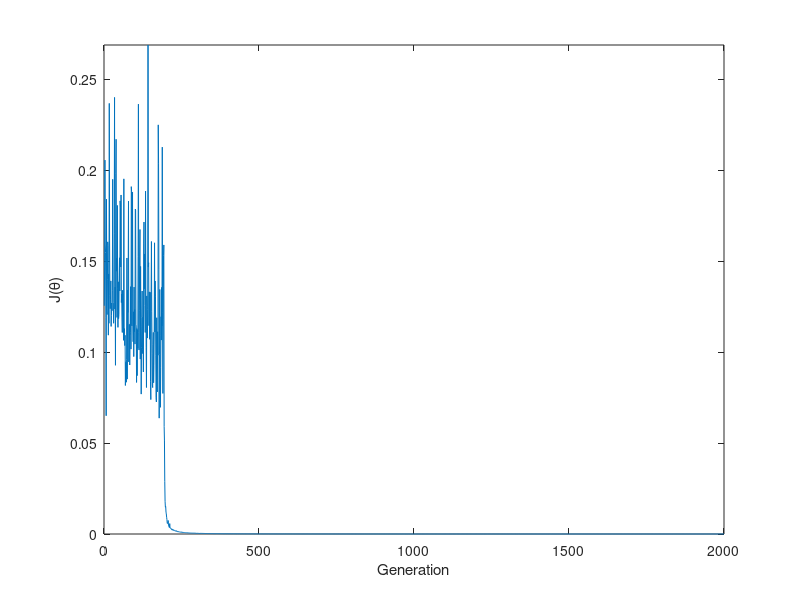

Source code (MATLAB):
% An artificial neural network example using
% regular multi-layer perceptrons.

clear all;
rng(3);

% Learning XOR
% ------------

X = { [0; 0]; 
      [1; 0]; 
      [0; 1]; 
      [1; 1] };
  
Y = { 0;
      1;
      1;
      0 };

assert( numel(X) == numel(Y) );

  
% The "input layer"
% -----------------

% This layer does not exist, since the "outgoing" connection weights
% are encoded as part of the first hidden layer and the "input neurons"
% just act as identities.
  

% The (first and only) hidden layer
% ---------------------------------

N_inputs     = numel(X{1});
N_neurons    = 2;
activation   = @(a) 1./(1+exp(-a)); % logistic function
d_activation = @(a) activation(a).*(1-activation(a));
L{1}         = struct(...
                'theta',  0.05*randn(N_neurons, N_inputs), ...
                'bias',   0.05*randn(N_neurons, 1), ...
                'sigma',  activation, ...
                'dsigma', d_activation ...
                );

            
% The output layer
% ----------------

N_inputs     = size(L{1}.theta, 1); % no. inputs is no. previous outputs
N_neurons    = 1;
activation   = L{1}.sigma;          % using the same activation function
d_activation = L{1}.dsigma;
L{2}         = struct(...
                'theta',  0.05*randn(N_neurons, N_inputs), ...
                'bias',   0.05*randn(N_neurons, 1), ...
                'sigma',  activation, ...
                'dsigma', d_activation ...
                );
            
            
% Test execution of the network
% -----------------------------

disp('Untrained network:');

for i=1:numel(X)     % ... for each training sample ...
    z = X{i};        % The first layer's activation is the network input.

    for j=1:numel(L) % ... for each network layer sample ...
        weights = L{j}.theta;
        bias    = L{j}.bias;
        sigma   = L{j}.sigma;
        
        a = weights * z + bias;
        z = sigma(a);
    end
    
    disp([ '  h( ' mat2str(X{i}) ' ) = ' mat2str(z) ]);
end


% Network training
% ----------------

threshold = 0.003;          % stop iterating when J < threshold
N_epochs = 2e4;             % max. number of training rounds
M_epochs = 2e3;             % min. number of training rounds
eta      = 1.;              % the learning rate
N_layers = numel(L);
J        = zeros(1, N_epochs);

% Flat spot elimination helps Gradient Descent in very flat error
% surface areas by suggesting some (fake) gradient to move along.
fse      = 0.1;             % flat spot elimination amount

for k=1:N_epochs            % ... for each training epoch ...
    
    % prepare space to store all the training activations
    A = cell(N_layers, 1);
    Z = cell(N_layers, 1);
    for j=1:N_layers
        A{j} = nan(1, size(L{j}.theta, 1));
        Z{j} = nan(1, size(L{j}.theta, 1));
    end
    
    % prepare the accumulated delta values
    deltas_theta = cell(N_layers, 1);
    deltas_bias  = cell(N_layers, 1);
    for j=1:N_layers
        deltas_theta{j} = zeros(size(L{j}.theta));
        deltas_bias{j}  = zeros(size(L{j}.bias));
    end
    
    % running batches of 10 (random) examples each
    range = randi(numel(X), 1, 20);
    
    for i=range             % for each selected training sample
        z = X{i};
        for j=1:N_layers
            weights = L{j}.theta;
            bias    = L{j}.bias;
            sigma   = L{j}.sigma;
            
            a = weights * z + bias;                      
            z = sigma( a );
            
            A{j} = a;       % store the activation for later
            Z{j} = z;       % store the output for later
        end

        e    = Y{i} - Z{N_layers};
        J(k) = J(k) + 0.5 * sum( e.^2 );       % cost function to minimize
        
        % prepare the delta values
        delta = cell(N_layers, 1);             % delta for the weights

        % calculate the error delta of the output layer
        % over all trainings examples (using the dot product)
        output_layer      = L{N_layers};
        gradient          = output_layer.dsigma( A{N_layers} ) + fse;
        delta{N_layers}   = e * gradient;

        % accumulate deltas over the complete batch
        layer_input = Z{N_layers-1};
        deltas_theta{N_layers} = ...
            deltas_theta{N_layers} + delta{N_layers} * layer_input';
        deltas_bias{N_layers} = ...
            deltas_bias{N_layers} + delta{N_layers} * 1;

        % calculate the error delta for all hidden layers
        for j=N_layers-1:-1:1
            current_layer = L{j};
            next_layer    = L{j+1};
            
            % the inputs in the following neurons are affected through
            % our activation function; we thus use its gradient to
            % determine the influence on the error created by each
            % connection weights to connected units.
            delta_k    = delta{j+1};
            theta_k    = next_layer.theta;
            gradient   = current_layer.dsigma( A{j} ) + fse;
            
            delta{j}   = (theta_k'  * delta_k) .* gradient;
            
            % accumulate deltas over the complete batch
            layer_input = X{i};
            if j > 1
                layer_input = Z{j-1};
            end
            deltas_theta{j} = deltas_theta{j} + delta{j} * layer_input';
            deltas_bias{j}  = deltas_bias{j}  + delta{j} * 1;
        end
        
    end % for each training sample

    % update the hidden and output layer weights
    for j=1:N_layers          
        L{j}.theta = L{j}.theta + eta * deltas_theta{j};
        L{j}.bias  = L{j}.bias  + eta * deltas_bias{j};
    end
    
    % adjust the cost for all samples
    J(k) = J(k) / numel(range);
    
    % assume J(theta) is still good here; early exit the process
    if (k >= M_epochs) && (J(k) <= threshold)
        J = J(1:k); % trim away unused slots
        break;
    end
end


% Test execution of the network
% -----------------------------

disp('Trained network:');

for i=1:numel(X)
    z = X{i};

    for j=1:numel(L)
        weights = L{j}.theta;
        bias    = L{j}.bias;
        sigma   = L{j}.sigma;
        
        a = weights*z + bias;
        z = sigma(a);
    end
    
    disp([ '  h( ' mat2str(X{i}) ' ) = ' mat2str(z) ]);
end

close all;
figure;
plot(J);
ylabel('J(\theta)'); xlabel('Generation');
ylim([0 max(J)]);
xlim([0 numel(J)]);
